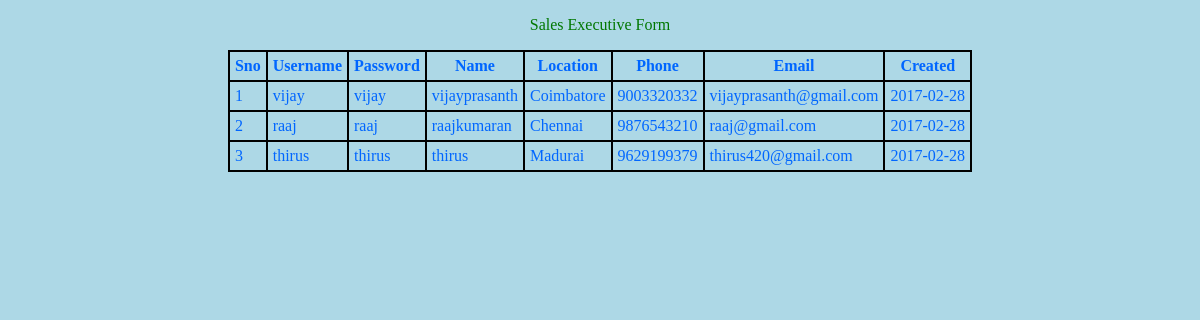
The page /sale_users_list.php on the database its author committed.
### tables this page shows
CREATE TABLE IF NOT EXISTS `sale_users` (
  `id` int(11) NOT NULL AUTO_INCREMENT,
  `username` varchar(50) NOT NULL,
  `password` varchar(50) NOT NULL,
  `name` varchar(50) NOT NULL,
  `location` varchar(50) NOT NULL,
  `phone` varchar(50) NOT NULL,
  `email` varchar(50) NOT NULL,
  `created` date NOT NULL,
  PRIMARY KEY (`id`)
);

### sale_users_list.php (the view, shortened to what this page needs)
<?php
include("dbcon.php");
?>
<!DOCTYPE html PUBLIC "-//W3C//DTD XHTML 1.0 Transitional//EN" "http://www.w3.org/TR/xhtml1/DTD/xhtml1-transitional.dtd">
<html xmlns="http://www.w3.org/1999/xhtml">
<head>
</head>
<body bgcolor="lightblue">
<form id="form1" name="form1" method="post" action="#">
  <div align="center">
    <p><a href="sale_users.php" target="frame2">Sales Executive Form</a></p>
    <table  border="1" cellpadding="0" cellspacing="0" bordercolor="black">
      <tr>
        <th>Sno</th>
        <th>Username</th>
        <th>Password</th>
        <th>Name</th>
        <th>Location</th>
        <th>Phone</th>
        <th>Email</th>
        <th>Created</th>
      </tr>
      <?php  $sql1 = mysqli_query($con,"select * from sale_users");
	   $i =1;
	  while($row = mysqli_fetch_array($sql1)){ ?>
      <tr>
            <td><?php echo $i; ?></td>
            <td><?php echo $row['username']; ?></td>
            <td><?php echo $row['password']; ?></td>
            <td><?php echo $row['name']; ?></td>
            <td><?php echo $row['location']; ?></td>
            <td><?php echo $row['phone']; ?></td>
            <td><?php echo $row['email']; ?></td>
            <td><?php echo $row['created']; ?></td>
     </tr>
     <?php  $i++; } ?>
    </table>
    <p>&nbsp;</p>
    <p>&nbsp;</p>
  </div>
</form>
</body>
</html>

### sale_users_list.php (style rules this page uses)
td { font-family: georgia; color:#0066FF; text-decoration:none; }
a { font-family: cursive; color:#007700; text-decoration:none; }

### rows shown on the page
sale_users: username "vijay", password "vijay", name "vijayprasanth", location "Coimbatore", phone "9003320332", email "vijayprasanth@gmail.com", created "2017-02-28"
sale_users: username "raaj", password "raaj", name "raajkumaran", location "Chennai", phone "9876543210", email "raaj@gmail.com", created "2017-02-28"
sale_users: username "thirus", password "thirus", name "thirus", location "Madurai", phone "9629199379", email "thirus420@gmail.com", created "2017-02-28"
